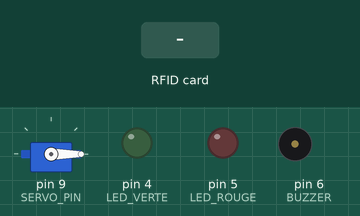
Recording of a sketch running on a simulated Arduino Uno, built with avr-gcc and run on an emulated ATmega328P. Parts: servo, output pins drawn as LEDs (lit = HIGH), buzzer (waves = sounding). Inputs (shaded band) come from the test bench. Pins used as bus, display or sensor lines are not drawn; what the sketch prints to the serial monitor is not drawn.

Above: at 1.2 s.
1.3 s: RFID card 5E 7A 19 C4 held to the reader
At 1.38 s:
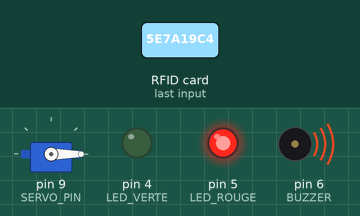
4.3 s: RFID card 12 AB 34 CD held to the reader
At 4.8 s:
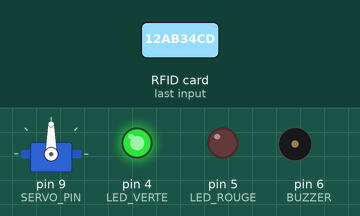
6.0 s: RFID card 69 FC B1 B0 held to the reader
At 7.62 s:
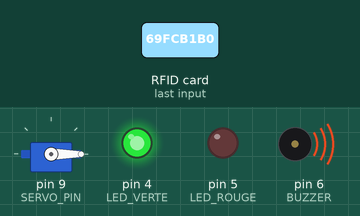
Timing chart, 0 to 12.2 s (numbered marks = the images above; inputs shaded):
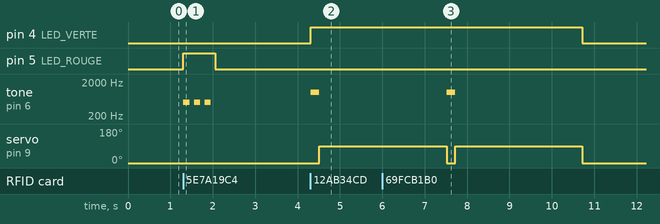

The sketch:

porte_arduino.ino
```cpp
#include <SPI.h>
#include <MFRC522.h>
#include <Servo.h>

#define SS_PIN 10
#define RST_PIN 7

#define LED_VERTE 4
#define LED_ROUGE 5
#define BUZZER 6
#define SERVO_PIN 9

#define PORTE_FERMEE 0
#define PORTE_OUVERTE 90

int tentative = 0;
bool systemeBloque = false;
unsigned long debutBlocage = 0;
const unsigned long DUREE_BLOCAGE = 10000; // 10 secondes

MFRC522 rfid(SS_PIN, RST_PIN);
Servo servoPorte;

// ========= UID AUTORISÉS =========
String uidAutorises[] = {
  "12 AB 34 CD",
  "69 FC B1 B0"
};
int nombreUidAutorises = 2;

void setup() {
  Serial.begin(9600);
  SPI.begin();
  rfid.PCD_Init();

  pinMode(LED_VERTE, OUTPUT);
  pinMode(LED_ROUGE, OUTPUT);
  pinMode(BUZZER, OUTPUT);

  servoPorte.attach(SERVO_PIN);
  servoPorte.write(PORTE_FERMEE);

  digitalWrite(LED_VERTE, LOW);
  digitalWrite(LED_ROUGE, LOW);
  digitalWrite(BUZZER, LOW);
}

void loop() {

  // ====== GESTION DU VERROUILLAGE ======
  if (systemeBloque) {
    if (millis() - debutBlocage >= DUREE_BLOCAGE) {
      systemeBloque = false;
      digitalWrite(LED_ROUGE, LOW);
      Serial.println("🔓 SYSTÈME DÉBLOQUÉ");
    }
    return;
  }

  if (!rfid.PICC_IsNewCardPresent()) return;
  if (!rfid.PICC_ReadCardSerial()) return;

  String uidLu = lireUIDString();

  Serial.print("UID détecté : ");
  Serial.println(uidLu);

  if (uidEstAutorise(uidLu)) {
    accesAutorise();
  } else {
    accesRefuse();
  }

  rfid.PICC_HaltA();
}

// ========= CONVERSION UID =========
String lireUIDString() {
  String uid = "";
  for (byte i = 0; i < rfid.uid.size; i++) {
    if (rfid.uid.uidByte[i] < 0x10) uid += "0";
    uid += String(rfid.uid.uidByte[i], HEX);
    if (i < rfid.uid.size - 1) uid += " ";
  }
  uid.toUpperCase();
  return uid;
}

// ========= VÉRIFICATION UID =========
bool uidEstAutorise(String uidLu) {
  for (int i = 0; i < nombreUidAutorises; i++) {
    if (uidLu == uidAutorises[i]) return true;
  }
  return false;
}

// ========= ACCÈS AUTORISÉ =========
void accesAutorise() {
  Serial.println("✔ ACCÈS AUTORISÉ");
  tentative = 0;

  digitalWrite(LED_VERTE, HIGH);
  digitalWrite(LED_ROUGE, LOW);

  tone(BUZZER, 1000);
  delay(200);
  noTone(BUZZER);

  servoPorte.write(PORTE_OUVERTE);
  delay(3000);
  servoPorte.write(PORTE_FERMEE);

  digitalWrite(LED_VERTE, LOW);
}

// ========= ACCÈS REFUSÉ =========
void accesRefuse() {
  Serial.println("❌ ACCÈS REFUSÉ");
  tentative++;

  digitalWrite(LED_ROUGE, HIGH);
  digitalWrite(LED_VERTE, LOW);

  for (int i = 0; i < 3; i++) {
    tone(BUZZER, 500);
    delay(150);
    noTone(BUZZER);
    delay(100);
  }

  if (tentative >= 3) {
    Serial.println("🚨 ALARME – SYSTÈME BLOQUÉ 10s");
    tone(BUZZER, 2000);
    delay(3000);
    noTone(BUZZER);

    systemeBloque = true;
    debutBlocage = millis();
    tentative = 0;
  }

  digitalWrite(LED_ROUGE, LOW);
}
```

Measured:
- after the input at 1.3 s, pin 5 (LED_ROUGE): LOW → HIGH at once, → LOW 0.75 s later; tone on pin 6 (BUZZER): alternates 500 Hz for 0.15 s and silent for 0.10 s, 6 changes in all, then stays silent, starting at once
- after the input at 4.3 s, pin 4 (LED_VERTE): LOW → HIGH at once; tone on pin 6 (BUZZER): silent → 1000 Hz at once, → silent 0.20 s later; servo on pin 9 (SERVO_PIN): 0° → 90° after 0.22 s
- after the input at 6.0 s, pin 4 (LED_VERTE): HIGH → LOW after 4.7 s instead of 1.5 s; tone on pin 6 (BUZZER): silent → 1000 Hz after 1.5 s, → silent 0.20 s later
